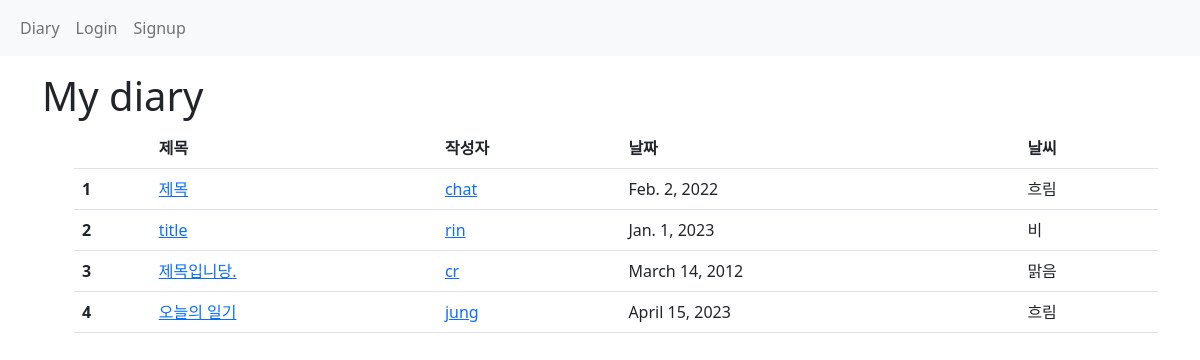
The app's page /app/ with its own data.
### app/models.py (models this page shows)
class Today(models.Model):
    user = models.ForeignKey(settings.AUTH_USER_MODEL, on_delete=models.CASCADE)
    title = models.CharField(max_length=200)
    content = models.TextField()
    date = models.DateField()
    weather = models.CharField(max_length=200, choices= WEATHER_CHOICES)

### accounts/models.py (models this page shows)
class User(AbstractUser):
    like_today = models.ManyToManyField(Today, related_name='like_users')  # 테이블 추가
    sad_today = models.ManyToManyField(Today, related_name='sad_users')
    best_today = models.ManyToManyField(Today, related_name='best_users')
    complete_today = models.ManyToManyField(Today, related_name='com_users')
    friends = models.ManyToManyField('self', symmetrical=True, related_name='friends')

### app/views.py (the view)
# urls.py: path('', views.today_index, name='today_index'),
@require_safe
def today_index(request):
    todays = Today.objects.all()
    paginator = Paginator(todays, 10)
    page_number = request.GET.get('page')
    page_obj = paginator.get_page(page_number)
    return render(request, 'app/index.html', {
        'page_obj': page_obj,
    })

### app/templates/app/index.html (shortened to what this page needs)
{% extends 'base.html' %}
{% load bootstrap5 %}
{% block content %}
<h1>My diary</h1>
<ul>
    <table class="table">
        <thead>
          <tr>
            <th scope="col"> </th>
            <th scope="col">제목</th>
            <th scope="col">작성자</th>
            <th scope="col">날짜</th>
            <th scope="col">날씨</th>
          </tr>
        </thead>
        <tbody>
          {% for today in page_obj %}
          <tr>
            <th scope="row">{{ today.pk }}</th>
            <td><a href="{% url 'app:today_detail' today.pk %}">{{ today.title }}</a></td>
            <td><a href="{% url 'accounts:profile' today.user %}">{{ today.user }}</a></td>
            <td>{{ today.date}}</td>
            <td>{{ today.weather}}</td>
          </tr>
          {% endfor %}
        </tbody>
      </table>
</ul>
{% endblock content %}

### templates/base.html (shortened to what this page needs)
<!DOCTYPE html>
<html lang="en">
<head>
    <link href="https://cdn.jsdelivr.net/npm/bootstrap@5.2.3/dist/css/bootstrap.min.css" rel="stylesheet">
</head>
<body>
    {% include '_navbar.html' %}
    <div class="container py-3">
        {% block content %}
        {% endblock content %}
    </div>
</body>
</html>

### templates/_navbar.html
<nav class="navbar navbar-expand-lg bg-light">
    <div class="container-fluid">
        <ul class="navbar-nav">
            <li class="nav-item">
                <a class="nav-link" href="{% url 'app:today_index' %}">Diary</a>
            </li>
            {% if request.user.is_authenticated %}
            <li class="nav-item">
                <a class="nav-link" href="{% url 'app:create_today' %}">write!</a>
            </li>
            <li class="nav-item">
                <a class="nav-link" href="{% url 'accounts:signout' %}">Logout</a>
            </li>
            <li class="nav-item">
                <a class="nav-link" href="{% url 'accounts:profile' request.user %}">
                    {{ request.user }}'s Dairy
                </a>
            </li>
            {% else %}
            <li class="nav-item">
                <a class="nav-link" href="{% url 'accounts:signin' %}">Login</a>
            </li>
            <li class="nav-item">
                <a class="nav-link" href="{% url 'accounts:signup' %}">Signup</a>
            </li>
            {% endif %}
        </ul>
    </div>
</nav>

### records on screen
Today: pk "1", title "제목", user "chat", date "Feb. 2, 2022", weather "흐림"
Today: pk "2", title "title", user "rin", date "Jan. 1, 2023", weather "비"
Today: pk "3", title "제목입니당.", user "cr", date "March 14, 2012", weather "맑음"
Today: pk "4", title "오늘의 일기", user "jung", date "April 15, 2023", weather "흐림"
